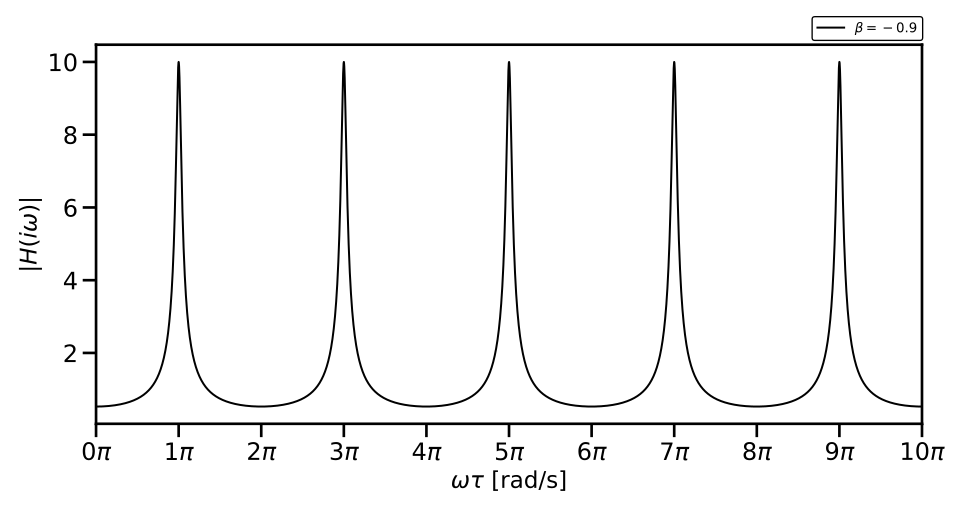

The script that saved this image:
import matplotlib.pyplot as plt
import numpy as np
from matplotlib.ticker import FormatStrFormatter, MultipleLocator

beta = -0.9
wtau = np.linspace(0, np.pi * 10, 10000)
h = 1 / np.sqrt((1 + beta**2) - 2 * beta * np.cos(wtau))

fig, ax = plt.subplots(1, 1, figsize=(10, 5))
ax.plot(wtau / np.pi, h, "-k", label=r"$\beta = -0.9$")
ax.xaxis.set_major_formatter(FormatStrFormatter(r"%g$\pi$"))
ax.xaxis.set_major_locator(MultipleLocator(base=1.0))
ax.set_xlabel(r"$\omega \tau$ [rad/s]", fontsize="xx-large")
ax.set_ylabel(r"$|H(i\omega)|$", fontsize="xx-large")
ax.set_xlim(0, 10)
ax.tick_params(axis="both", which="major", labelsize=18, width=2, length=10)
ax.tick_params(axis="both", which="minor", labelsize=14, width=2, length=10)
for spine in ax.spines.values():
    spine.set_linewidth(2)
fig.legend(loc="upper right")
fig.tight_layout()
fig.savefig("comb_filter.svg")
